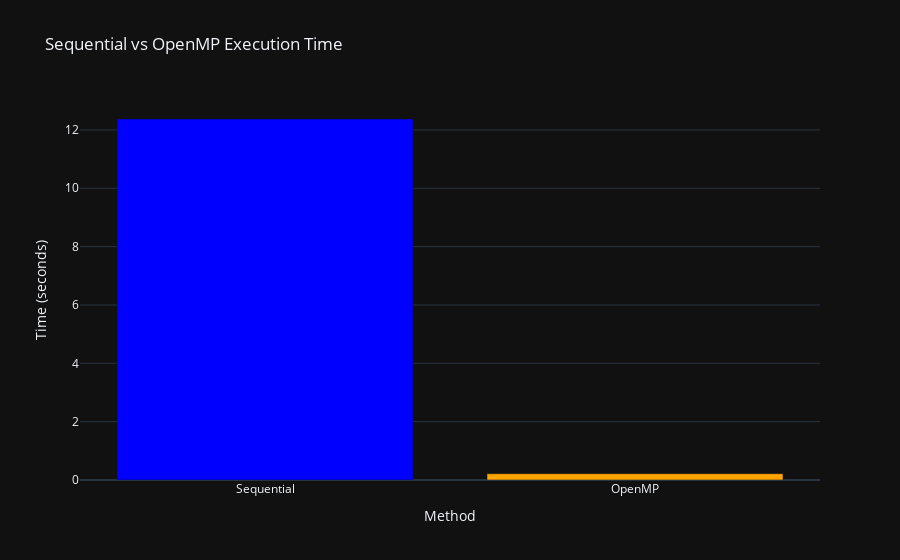
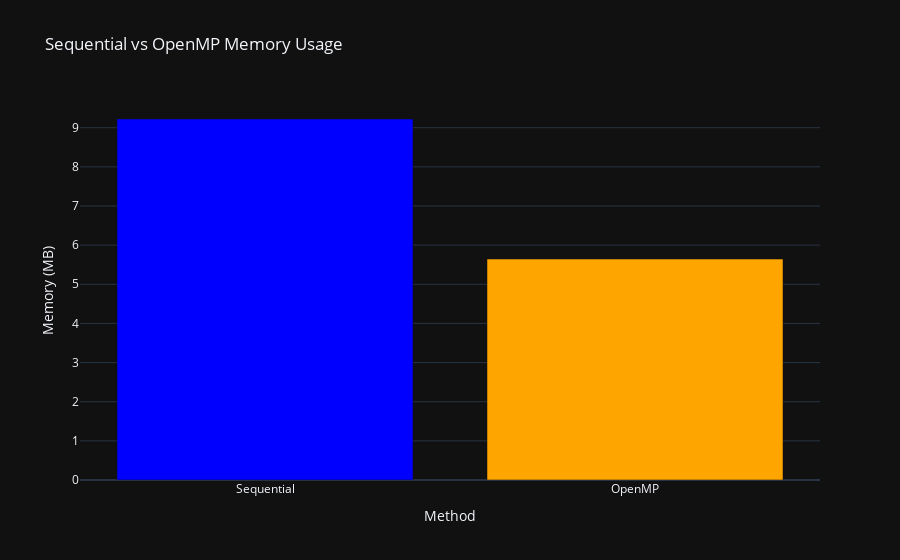
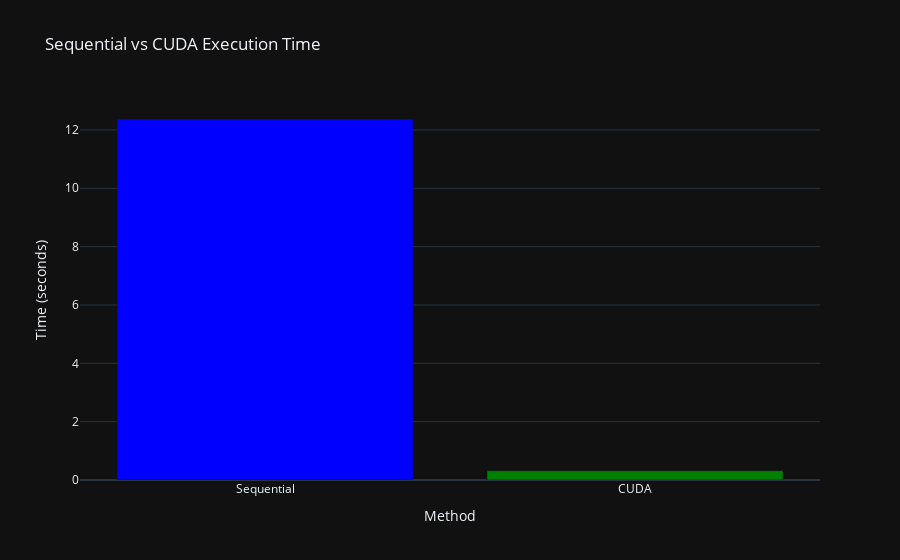
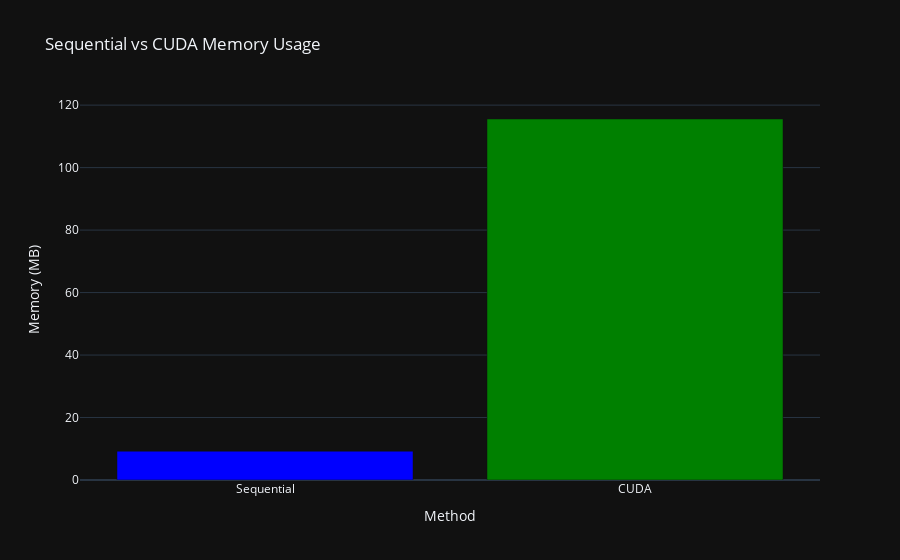

Source (notebook cell) for these figures, in order:
### Code cell
import subprocess
import time
import os
import psutil
import pynvml
import plotly.graph_objects as go
from PIL import Image

# Define paths to the executables
cuda_exe_path = r"C:\Users\user\Desktop\dspc\Assignment\Lanczos-Resampling\Lanczos Cuda\Lanczos\x64\Debug\Lanczos.exe"
openmp_exe_path = r"C:\Users\user\Desktop\dspc\Assignment\Lanczos-Resampling\OpenMP lanczos\x64\Debug\OpenMP larczos.exe"
sequential_exe_path = r"C:\Users\user\Desktop\dspc\Assignment\Lanczos-Resampling\Sequential lanczos\x64\Debug\Sequential lanczos.exe"

# Initialize GPU monitoring (only needed for CUDA)
def init_gpu_monitoring():
    try:
        pynvml.nvmlInit()
        return pynvml.nvmlDeviceGetHandleByIndex(0)  # Assuming single GPU system
    except pynvml.NVMLError as e:
        print(f"Error initializing GPU monitoring: {e}")
        return None

gpu_handle = init_gpu_monitoring()

def get_gpu_usage():
    """Returns GPU utilization percentage if available, otherwise None."""
    try:
        if gpu_handle:
            return pynvml.nvmlDeviceGetUtilizationRates(gpu_handle).gpu
    except pynvml.NVMLError:
        pass
    return None

def run_program_with_metrics(exe_path, input_image, output_image, scale_factor):
    """Runs the executable with provided arguments and tracks memory, CPU (per-core), and GPU usage."""
    if not os.path.exists(input_image):
        print(f"Error: Input image not found at full path: {os.path.abspath(input_image)}")
        return None, None, None, None, None, None, None

    max_memory = 0
    max_cpu = 0
    max_gpu = 0
    cpu_samples = []
    gpu_samples = []
    num_cores = psutil.cpu_count(logical=True)  # Get the number of logical cores
    per_core_max_usage = [0] * num_cores  # Initialize per-core max usage
    per_core_sum_usage = [0] * num_cores  # Initialize per-core sum for average usage
    num_samples = 0  # To track the number of CPU/GPU samples taken
    start_time = time.time()

    try:
        # Start the process
        process = subprocess.Popen(
            [exe_path, input_image, output_image, str(scale_factor)],
            stdout=subprocess.PIPE,
            stderr=subprocess.PIPE,
            text=True
        )

        # Use the process PID to track memory and CPU
        proc = psutil.Process(process.pid)

        # Monitor usage until the process completes
        while process.poll() is None:  # Check if the process is still running
            try:
                # Memory usage
                current_memory = proc.memory_info().rss / (1024 ** 2)  # Memory in MB
                max_memory = max(max_memory, current_memory)

                # CPU usage (per-core)
                current_per_core_usage = psutil.cpu_percent(interval=0.1, percpu=True)
                num_samples += 1
                for i, usage in enumerate(current_per_core_usage):
                    per_core_max_usage[i] = max(per_core_max_usage[i], usage)
                    per_core_sum_usage[i] += usage

                # GPU usage (if applicable)
                if "cuda" in exe_path.lower():  # Only track GPU usage for CUDA
                    current_gpu = get_gpu_usage()
                    if current_gpu is not None:
                        max_gpu = max(max_gpu, current_gpu)
                        gpu_samples.append(current_gpu)

            except psutil.NoSuchProcess:
                break  # The process might have exited

        # Compute average CPU usage per core
        per_core_avg_usage = [usage / num_samples for usage in per_core_sum_usage]

        # Compute average GPU usage (if applicable)
        avg_gpu = sum(gpu_samples) / len(gpu_samples) if gpu_samples else None

        # Collect the output and errors
        stdout, stderr = process.communicate()
        end_time = time.time()

        return end_time - start_time, max_memory, per_core_max_usage, per_core_avg_usage, max_gpu, avg_gpu, stdout, stderr

    except Exception as e:
        print(f"Error running {exe_path}: {e}")
        return None, None, None, None, None, None, None, None

def truncate_values(values, decimals=2):
    """Truncates a list of float values to a specified number of decimals."""
    return [round(value, decimals) for value in values]

def append_resolution_to_filename(filename, width, height):
    """Appends the resolution size to the output filename."""
    base, ext = filename.rsplit('.', 1)
    return f"{base}_{width}x{height}.{ext}"

def get_image_resolution(image_path):
    """Fetches the resolution of the input image."""
    try:
        with Image.open(image_path) as img:
            return img.width, img.height
    except Exception as e:
        print(f"Error fetching resolution of {image_path}: {e}")
        return None, None

def main():
    # Prompt user for input
    input_image = input("Enter the input image filename: ").strip()
    output_image_base = input("Enter the base output image filename (without prefix): ").strip()
    scale_factor = input("Enter the scaling factor (positive number): ").strip()

    try:
        scale_factor = float(scale_factor)
        if scale_factor <= 0:
            raise ValueError("Scale factor must be positive.")
    except ValueError as e:
        print(f"Invalid scale factor: {e}")
        return

    # Fetch resolution of the input image
    original_width, original_height = get_image_resolution(input_image)
    if original_width is None or original_height is None:
        print("Could not fetch image resolution. Exiting.")
        return

    scaled_width = int(original_width * scale_factor)
    scaled_height = int(original_height * scale_factor)

    # Construct output filenames by adding appropriate prefixes and resolution
    output_image_cuda = append_resolution_to_filename(
        os.path.join(os.path.dirname(output_image_base), "cuda_" + os.path.basename(output_image_base)),
        scaled_width, scaled_height
    )
    output_image_openmp = append_resolution_to_filename(
        os.path.join(os.path.dirname(output_image_base), "openmp_" + os.path.basename(output_image_base)),
        scaled_width, scaled_height
    )
    output_image_sequential = append_resolution_to_filename(
        os.path.join(os.path.dirname(output_image_base), "sequential_" + os.path.basename(output_image_base)),
        scaled_width, scaled_height
    )

    print(f"\nCUDA output file: {output_image_cuda}")
    print(f"OpenMP output file: {output_image_openmp}")
    print(f"Sequential output file: {output_image_sequential}\n")

    # Run CUDA version
    print("Running CUDA version...")
    cuda_time, cuda_memory, cuda_core_max_usage, cuda_core_avg_usage, cuda_gpu_max, cuda_gpu_avg, cuda_stdout, cuda_stderr = run_program_with_metrics(cuda_exe_path, input_image, output_image_cuda, scale_factor)
    if cuda_time is not None:
        cuda_core_avg_usage = truncate_values(cuda_core_avg_usage)
        print(f"CUDA Execution Time: {cuda_time:.4f} seconds")
        print(f"CUDA Peak Memory Usage: {cuda_memory:.2f} MB")
        print(f"CUDA Average GPU Usage: {cuda_gpu_avg:.2f} %")
        print(f"CUDA Per-Core Average CPU Usage: {cuda_core_avg_usage}\n")

    # Run OpenMP version
    print("Running OpenMP version...")
    openmp_time, openmp_memory, openmp_core_max_usage, openmp_core_avg_usage, _, _, openmp_stdout, openmp_stderr = run_program_with_metrics(openmp_exe_path, input_image, output_image_openmp, scale_factor)
    if openmp_time is not None:
        openmp_core_avg_usage = truncate_values(openmp_core_avg_usage)
        print(f"OpenMP Execution Time: {openmp_time:.4f} seconds")
        print(f"OpenMP Peak Memory Usage: {openmp_memory:.2f} MB")
        print(f"OpenMP Per-Core Average CPU Usage: {openmp_core_avg_usage}\n")

    # Run Sequential version
    print("Running Sequential version...")
    sequential_time, sequential_memory, sequential_core_max_usage, sequential_core_avg_usage, _, _, sequential_stdout, sequential_stderr = run_program_with_metrics(sequential_exe_path, input_image, output_image_sequential, scale_factor)
    if sequential_time is not None:
        sequential_core_avg_usage = truncate_values(sequential_core_avg_usage)
        print(f"Sequential Execution Time: {sequential_time:.4f} seconds")
        print(f"Sequential Peak Memory Usage: {sequential_memory:.2f} MB")
        print(f"Sequential Per-Core Average CPU Usage: {sequential_core_avg_usage}\n")

    # Create bar chart for Sequential vs OpenMP execution time
    fig_time_openmp = go.Figure()
    fig_time_openmp.add_trace(go.Bar(x=["Sequential", "OpenMP"], 
                                     y=[sequential_time, openmp_time], 
                                     name='Execution Time (s)', 
                                     marker_color=['blue', 'orange']))
    fig_time_openmp.update_layout(
        title='Sequential vs OpenMP Execution Time',
        xaxis_title='Method',
        yaxis_title='Time (seconds)',
        template='plotly_dark'
    )
    fig_time_openmp.show()

    # Create bar chart for Sequential vs OpenMP memory usage
    fig_memory_openmp = go.Figure()
    fig_memory_openmp.add_trace(go.Bar(x=["Sequential", "OpenMP"], 
                                       y=[sequential_memory, openmp_memory], 
                                       name='Memory Usage (MB)', 
                                       marker_color=['blue', 'orange']))
    fig_memory_openmp.update_layout(
        title='Sequential vs OpenMP Memory Usage',
        xaxis_title='Method',
        yaxis_title='Memory (MB)',
        template='plotly_dark'
    )
    fig_memory_openmp.show()

    # Create bar chart for Sequential vs CUDA execution time
    fig_time_cuda = go.Figure()
    fig_time_cuda.add_trace(go.Bar(x=["Sequential", "CUDA"], 
                                   y=[sequential_time, cuda_time], 
                                   name='Execution Time (s)', 
                                   marker_color=['blue', 'green']))
    fig_time_cuda.update_layout(
        title='Sequential vs CUDA Execution Time',
        xaxis_title='Method',
        yaxis_title='Time (seconds)',
        template='plotly_dark'
    )
    fig_time_cuda.show()

    # Create bar chart for Sequential vs CUDA memory usage
    fig_memory_cuda = go.Figure()
    fig_memory_cuda.add_trace(go.Bar(x=["Sequential", "CUDA"], 
                                     y=[sequential_memory, cuda_memory], 
                                     name='Memory Usage (MB)', 
                                     marker_color=['blue', 'green']))
    fig_memory_cuda.update_layout(
        title='Sequential vs CUDA Memory Usage',
        xaxis_title='Method',
        yaxis_title='Memory (MB)',
        template='plotly_dark'
    )
    fig_memory_cuda.show()

if __name__ == "__main__":
    main()

### Figure 1 — Plotly figure (JSON) as saved in the notebook; plotly's stock layout.template omitted (floating-point values rounded to 4 significant figures)
{"data": [{"marker": {"color": ["blue", "orange"]}, "name": "Execution Time (s)", "type": "bar", "x": ["Sequential", "OpenMP"], "y": [12.38, 0.2157]}], "layout": {"autosize": true, "title": {"text": "Sequential vs OpenMP Execution Time"}, "xaxis": {"autorange": true, "range": [-0.5, 1.5], "title": {"text": "Method"}, "type": "category"}, "yaxis": {"autorange": true, "range": [0, 13.03], "title": {"text": "Time (seconds)"}, "type": "linear"}}}

### Figure 2 — Plotly figure (JSON) as saved in the notebook; plotly's stock layout.template omitted (floating-point values rounded to 4 significant figures)
{"data": [{"marker": {"color": ["blue", "orange"]}, "name": "Memory Usage (MB)", "type": "bar", "x": ["Sequential", "OpenMP"], "y": [9.223, 5.645]}], "layout": {"autosize": true, "title": {"text": "Sequential vs OpenMP Memory Usage"}, "xaxis": {"autorange": true, "range": [-0.5, 1.5], "title": {"text": "Method"}, "type": "category"}, "yaxis": {"autorange": true, "range": [0, 9.708], "title": {"text": "Memory (MB)"}, "type": "linear"}}}

### Figure 3 — Plotly figure (JSON) as saved in the notebook; plotly's stock layout.template omitted (floating-point values rounded to 4 significant figures)
{"data": [{"marker": {"color": ["blue", "green"]}, "name": "Execution Time (s)", "type": "bar", "x": ["Sequential", "CUDA"], "y": [12.38, 0.3179]}], "layout": {"autosize": true, "title": {"text": "Sequential vs CUDA Execution Time"}, "xaxis": {"autorange": true, "range": [-0.5, 1.5], "title": {"text": "Method"}, "type": "category"}, "yaxis": {"autorange": true, "range": [0, 13.03], "title": {"text": "Time (seconds)"}, "type": "linear"}}}

### Figure 4 — Plotly figure (JSON) as saved in the notebook; plotly's stock layout.template omitted (floating-point values rounded to 4 significant figures)
{"data": [{"marker": {"color": ["blue", "green"]}, "name": "Memory Usage (MB)", "type": "bar", "x": ["Sequential", "CUDA"], "y": [9.223, 115.6]}], "layout": {"autosize": true, "title": {"text": "Sequential vs CUDA Memory Usage"}, "xaxis": {"autorange": true, "range": [-0.5, 1.5], "title": {"text": "Method"}, "type": "category"}, "yaxis": {"autorange": true, "range": [0, 121.6], "title": {"text": "Memory (MB)"}, "type": "linear"}}}
